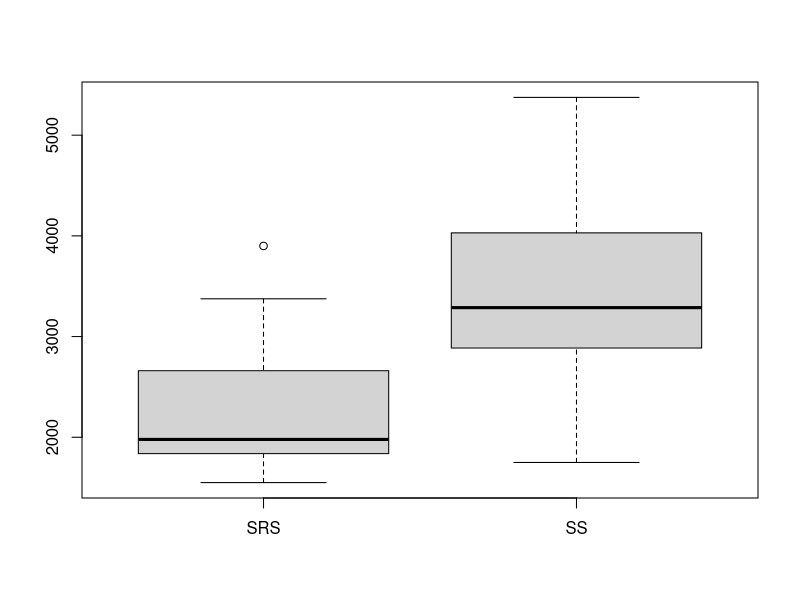

The R script that drew this image:
# Solution for Lesson_1_Exercises_Using_R

# read the comma-delimited text file creating a data frame object in R

# R will treat most of the variables as numeric (or integer)

# note that the NBR and CORNER variables are character strings 
# default behavior of the read.csv() function will make these factor variables,
# with internal codes being NO = 1 and YES = 2 (not 0 and 1)

# create the data frame
houses <- read.csv("data/home_prices.csv")

# examine the structure of the data frame
str(houses)

# look at the first few records of the data frame
head(houses)

# look at the last few records of the data frame
tail(houses)

# look at descriptive statistics 
summary(houses)

# the questions for this assignment concern the variable PRICE
# so we will create a vector called PRICE and work with it
PRICE <- houses$PRICE

# for the variable PRICE, select a simple random sample of size 12

# prior to random sampling, seed the random number generator 
# so that results will be reproducible
set.seed(9999)

# use the sample() function to select a random sample of size 12
SRS <- sample(PRICE, 12)

# print the values of SRS and compute its mean
print(SRS)
mean(SRS)

# select a systematic sample of twelve observations. Start with the seventh
# observation and pick every 10th observation thereafter (i.e. 7, 17, 27,..)
SS <- PRICE[seq(from = 7, to = 117, by = 10)]

# check on the systematic sample
PRICE[7] == SS[1]
PRICE[17] == SS[2]
PRICE[27] == SS[3]
PRICE[117] == SS[12]

# print the values of SS and compute its mean
print(SS)
mean(SS)

# try the commands summary(SRS) and summary(SS)
summary(SRS)
summary(SS)

# box-and-whisker plot to compare SRS and SS
boxplot(SRS, SS, names = c("SRS", "SS"))